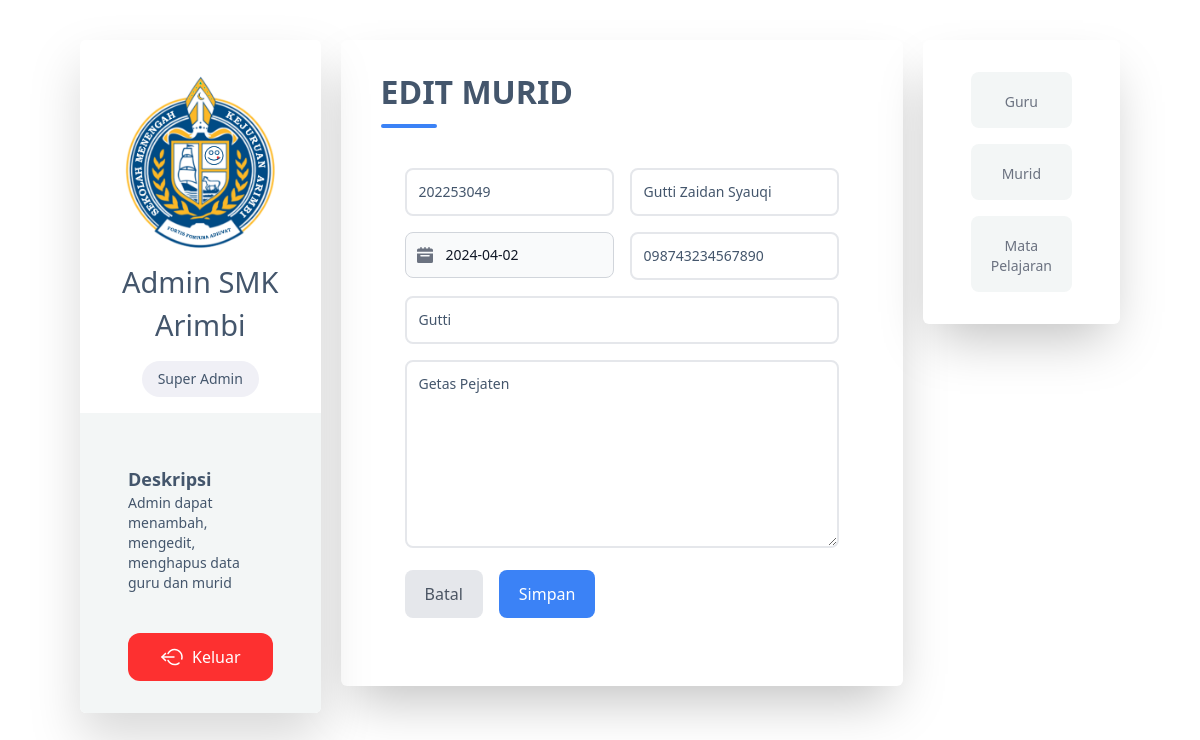
Page /dashboard/admin/edit/murid.php?nis=202253049 (signed in) on the earlier database version.
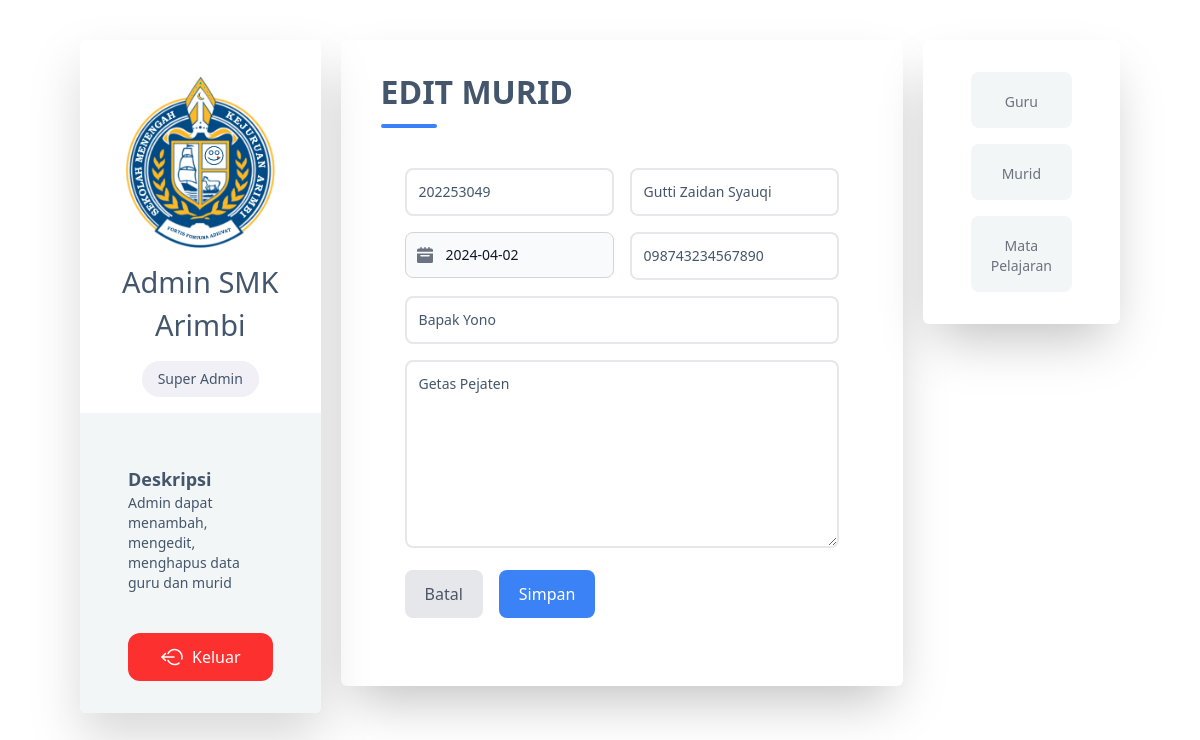
Same page on the later database version.
### tables this page shows
CREATE TABLE `tbmurid` (
  `nis` varchar(11) NOT NULL,
  `nama` varchar(255) NOT NULL,
  `tanggal_lahir` date NOT NULL,
  `alamat` varchar(255) NOT NULL,
  `nama_ortu` varchar(255) NOT NULL,
  `no_telepon` varchar(255) NOT NULL,
  `password` varchar(255) NOT NULL
);

### dashboard/admin/edit/murid.php (the view, shortened to what the changed rows need)
<?php
require_once "../../../config/connect.php";
$nis = $nama = $no_telp = $nama_ortu = $alamat = $password = "";
$tgl_lahir = 0;
$nis_err = $nama_err = $tgl_lahir_err = $no_telp_err = $nama_ortu_err = $alamat_err = $password_err = "";
if (isset($_POST["nis"]) && !empty($_POST["nis"])) {
    $get_nis = $_POST["nis"];
    $input_nis = trim($_POST["nis"]);
    if (empty($input_nis)) {
        $nis_err = "Mohon masukkan nis.";
    } else {
        $nis = $input_nis;
    }
    $input_nama = trim($_POST["nama"]);
    if (empty($input_nama)) {
        $nama_err = "Mohon masukkan nama.";
    } else {
        $nama = $input_nama;
    }
    $input_tglLahir = trim($_POST["tanggal_lahir"]);
    if (empty($input_tglLahir)) {
        $tgl_lahir_err = "Mohon masukkan tanggal lahir.";
    } else {
        $tgl_lahir = $input_tglLahir;
    }
    $input_noTelp = trim($_POST["no_telepon"]);
    if (empty($input_noTelp)) {
        $no_telp_err = "Mohon masukkan nomor telepon.";
    } else {
        $no_telp = $input_noTelp;
    }
    $input_namaOrtu = trim($_POST["nama_ortu"]);
    if (empty($input_namaOrtu)) {
        $nama_ortu_err = "Mohon masukkan nama orang tua.";
    } else {
        $nama_ortu = $input_namaOrtu;
    }
    $input_alamat = trim($_POST["alamat"]);
    if (empty($input_alamat)) {
        $alamat_err = "Mohon masukkan alamat.";
    } else {
        $alamat = $input_alamat;
    }
    if (empty($nis_err) && empty($nama_err) && empty($tgl_lahir_err) && empty($no_telp_err) && empty($nama_ortu_err) && empty($alamat_err)) {
        $sql = "UPDATE tbmurid SET nis=:nis, nama=:nama, tanggal_lahir=:tanggal_lahir, alamat=:alamat, nama_ortu=:nama_ortu, no_telepon=:no_telepon WHERE nis=:nis";
        if ($stmt = $conn->prepare($sql)) {
            $stmt->bindParam(":nis", $param_nis);
            $stmt->bindParam(":nama", $param_nama);
            $stmt->bindParam(":tanggal_lahir", $param_tgl_lahir);
            $stmt->bindParam(":no_telepon", $param_no_telp);
            $stmt->bindParam(":nama_ortu", $param_nama_ortu);
            $stmt->bindParam(":alamat", $param_alamat);
            $param_nis = $nis;
            $param_nama = $nama;
            $param_tgl_lahir = $tgl_lahir;
            $param_no_telp = $no_telp;
            $param_nama_ortu = $nama_ortu;
            $param_alamat = $alamat;
            if ($stmt->execute()) {
                header("location: ../list-murid.php");
                exit();
            } else {
                echo "Ups! Ada yang salah. Silakan coba lagi nanti";
            }
        }
        unset($stmt);
    }
    unset($conn);
} else {
    if (isset($_GET["nis"]) && !empty(trim($_GET["nis"]))) {
        $sql = "SELECT nis, nama, tanggal_lahir, alamat, nama_ortu, no_telepon FROM tbmurid WHERE nis = :nis";
        if ($stmt = $conn->prepare($sql)) {
            $stmt->bindParam(":nis", $param_nis);
            if ($stmt->execute()) {
                if ($stmt->rowCount() == 1) {
                    $row = $stmt->fetch(PDO::FETCH_ASSOC);
                    $nis = $row["nis"];
                    $nama = $row["nama"];
                    $tgl_lahir = $row["tanggal_lahir"];
                    $alamat = $row["alamat"];
                    $nama_ortu = $row["nama_ortu"];
                    $no_telp = $row["no_telepon"];
                } else {
                    echo ("gagal error");
                    exit();
                }
            } else {
                echo "Ups! Ada yang salah. Silakan coba lagi nanti";
            }
        }
    } else {
        echo ("gagal error");
        exit();
    }
}
?>
<!DOCTYPE html>
<html lang="en">
<head>
    <script src="https://cdn.tailwindcss.com"></script>
</head>
<body>
    <main class="text-[#44566C]">
        <div class="flex-row lg:flex mt-10 mb-20 mx-4 lg:mx-20 gap-5">
            <div class="bg-white w-full h-max rounded-md shadow-2xl py-7">
                <div class="relative w-max pb-3 ml-4 lg:mx-10">
                    <h2 class="font-semibold text-[2rem] uppercase">edit murid</h2>
                </div>
                <div class="container mx-auto px-4 sm:px-8">
                    <div class="mx-auto max-w-screen-xl px-4 py-10 sm:px-6 lg:px-8">
                        <form action="<?php echo htmlspecialchars(basename($_SERVER['REQUEST_URI'])); ?>" method="post"
                            class="space-y-4">
                            <div class="grid grid-cols-1 gap-4 sm:grid-cols-2">
                                <div>
                                    <input class="w-full rounded-lg border-2 border-gray-200 p-3 text-sm"
                                        placeholder="NIS" type="text" name="nis" value="<?php echo $nis; ?>" />
                                </div>
                                <div>
                                    <input class="w-full rounded-lg border-2 border-gray-200 p-3 text-sm"
                                        placeholder="Nama" type="text" name="nama" value="<?php echo $nama; ?>" />
                                </div>
                            </div>
                            <div class="grid grid-cols-1 gap-4 sm:grid-cols-2">
                                <div>
                                    <div class="relative max-w-sm">
                                        <div
                                            class="absolute inset-y-0 start-0 flex items-center ps-3 pointer-events-none">
                                        </div>
                                        <input datepicker datepicker-format="yyyy-mm-dd" type="text"
                                            class="bg-gray-50 border border-gray-300 text-gray-900 text-sm rounded-lg focus:ring-blue-500 focus:border-blue-500 block w-full ps-10 p-3"
                                            placeholder="Tanggal Lahir" name="tanggal_lahir"
                                            value="<?php echo $tgl_lahir; ?>">
                                    </div>
                                </div>
                                <div>
                                    <input class="w-full rounded-lg border-2 border-gray-200 p-3 text-sm"
                                        placeholder="No Telp" type="text" name="no_telepon"
                                        value="<?php echo $no_telp; ?>" />
                                </div>
                            </div>
                            <div>
                                <input class="w-full rounded-lg border-2 border-gray-200 p-3 text-sm"
                                    placeholder="Nama Orang Tua" type="text" name="nama_ortu"
                                    value="<?php echo $nama_ortu; ?>" />
                            </div>
                            <div>
                                <textarea class="w-full rounded-lg border-2 border-gray-200 p-3 text-sm"
                                    placeholder="Alamat" rows="8" name="alamat"><?php echo $alamat; ?></textarea>
                            </div>
                        </form>
                    </div>
                </div>
            </div>
        </div>
    </main>
</body>
</html>

Differences in the rows shown:
changed tbmurid "Gutti Zaidan Syauqi": nama_ortu "Gutti" → "Bapak Yono"
